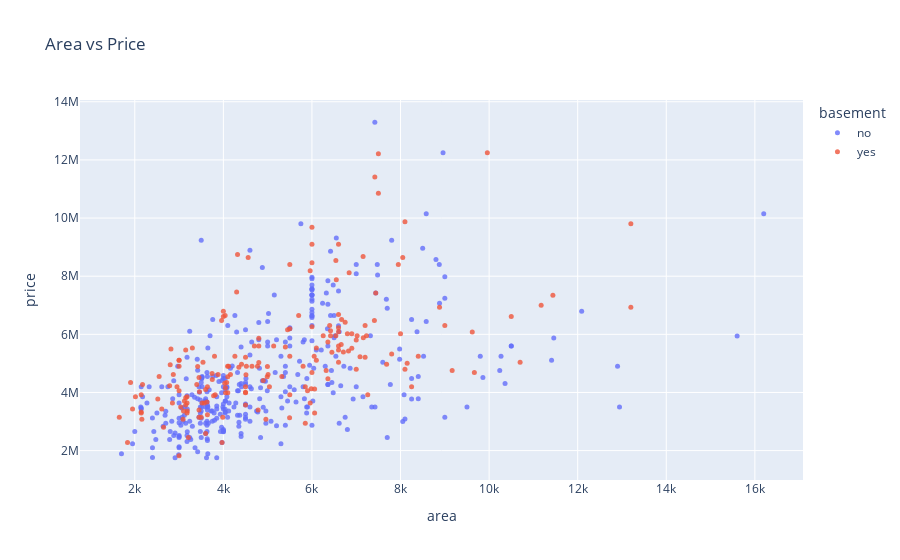

Source (notebook cell):
### Code cell
fig = px.scatter(housing_df, x='area', y='price', color='basement', opacity=0.8, title='Area vs Price')
fig.update_traces(marker=dict(size=5)) 
fig.show()

### Figure 1 — Plotly figure (JSON) as saved in the notebook; plotly's stock layout.template omitted (floating-point values rounded to 4 significant figures; data arrays with more than 128 entries replaced by an {"elided": "..."} marker saying what was removed)
{"data": [{"hovertemplate": "basement=no<br>area=%{x}<br>price=%{y}<extra></extra>", "legendgroup": "no", "marker": {"color": "#636efa", "opacity": 0.8, "size": 5, "symbol": "circle"}, "mode": "markers", "name": "no", "orientation": "v", "showlegend": true, "type": "scatter", "x": {"elided": "354 int values"}, "xaxis": "x", "y": {"elided": "354 int values"}, "yaxis": "y"}, {"hovertemplate": "basement=yes<br>area=%{x}<br>price=%{y}<extra></extra>", "legendgroup": "yes", "marker": {"color": "#EF553B", "opacity": 0.8, "size": 5, "symbol": "circle"}, "mode": "markers", "name": "yes", "orientation": "v", "showlegend": true, "type": "scatter", "x": {"elided": "191 int values"}, "xaxis": "x", "y": {"elided": "191 int values"}, "yaxis": "y"}], "layout": {"legend": {"title": {"text": "basement"}, "tracegroupgap": 0}, "title": {"text": "Area vs Price"}, "xaxis": {"anchor": "y", "domain": [0, 1], "title": {"text": "area"}}, "yaxis": {"anchor": "x", "domain": [0, 1], "title": {"text": "price"}}}}
